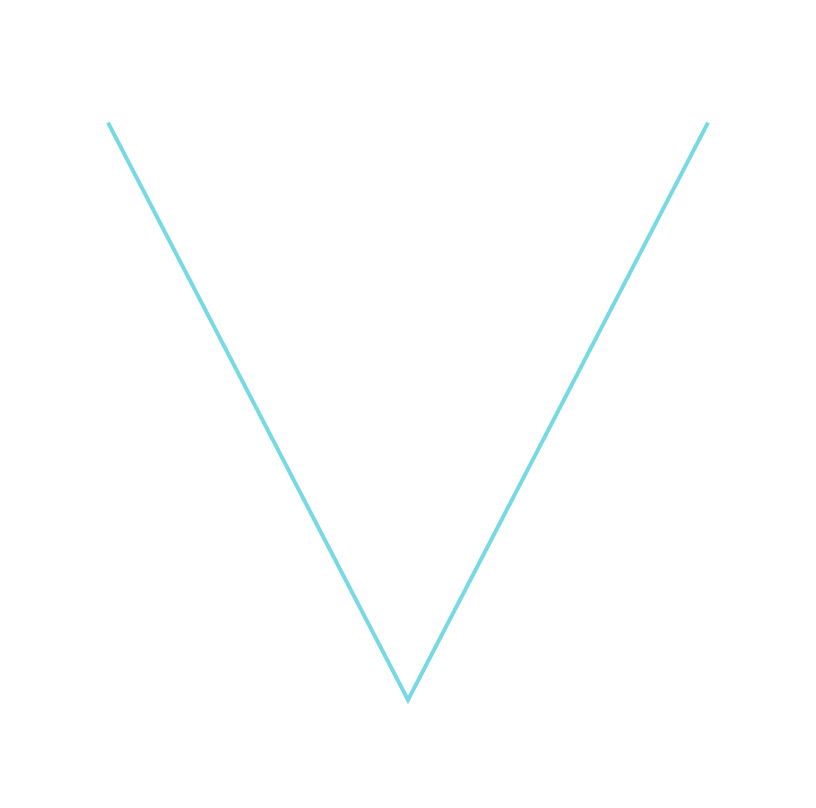

Describe this chart as a Vega-Lite specification.
### Vega-Lite specification from a JSON file in a GitHub repository (floating-point values rounded to 4 significant figures)
{"$schema": "https://vega.github.io/schema/vega-lite/v6.json", "description": "A chart made of shapes rather than of measurements: the theme turns every axis off at once, and its own padding beats the configured one.", "padding": 50, "config": {"view": {"stroke": "transparent"}, "axis": {"disable": true, "grid": false}}, "data": {"values": [{"x": 0.25, "y": 0.433}, {"x": 0.75, "y": 0.433}, {"x": 0.5, "y": 0.0}]}, "mark": {"type": "line", "color": "#76d9e4"}, "encoding": {"x": {"field": "x", "type": "quantitative"}, "y": {"field": "y", "type": "quantitative"}}}
